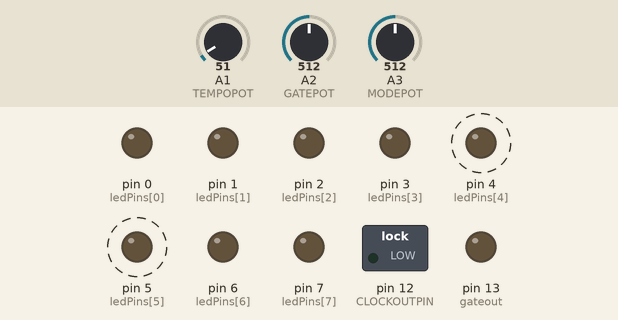
This sketch was run on a simulated Arduino Uno, built with avr-gcc and run on an emulated ATmega328P. Parts: switched loads named in the sketch (green lamp = pin HIGH), output pins drawn as LEDs (lit = HIGH). Dashed ring = blinking. Inputs (shaded band) come from the test bench; at power-on: A1 (TEMPOPOT) = 51, A2 (GATEPOT) = 512, A3 (MODEPOT) = 512.

Above: at 0.05 s.
1.3 s: A1 (TEMPOPOT) set to 30
At 1.74 s:
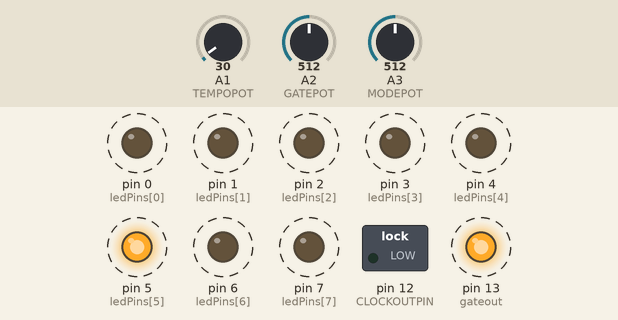
4.3 s: A2 (GATEPOT) set to 716
7.3 s: A1 (TEMPOPOT) set to 15
At 7.78 s:
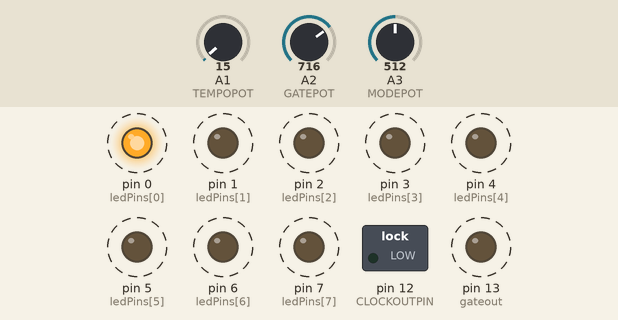
10.3 s: A1 (TEMPOPOT) set to 71
At 10.46 s:
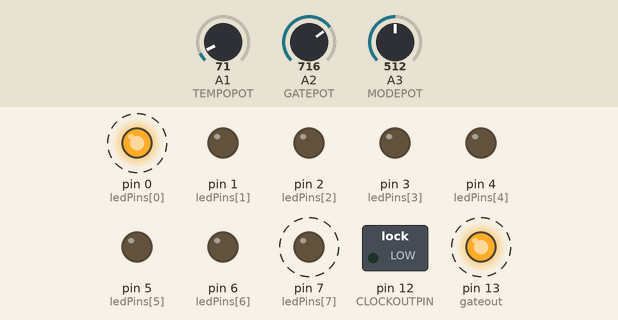
At 11.07 s:
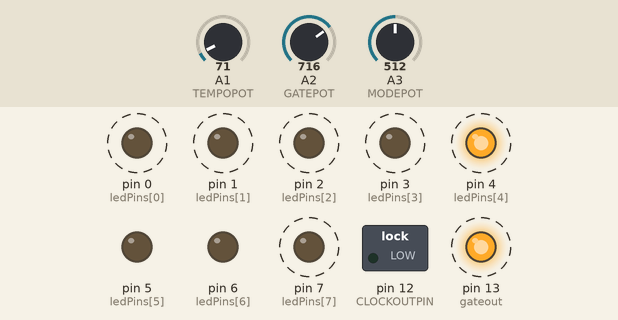
13.3 s: A1 (TEMPOPOT) set to 61
16.3 s: A2 (GATEPOT) set to 511
Timing chart, 0 to 20.3 s (numbered marks = the images above; inputs shaded):
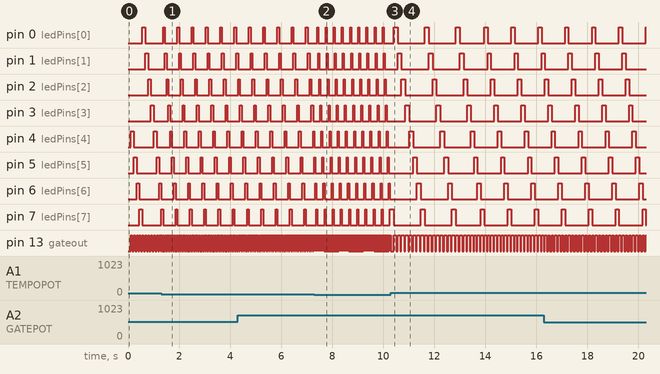

Measured:
- after the input at 1.3 s, pin 0 (ledPins[0]): alternates HIGH for 0.07 s and LOW for 0.49 s, starting after 0.07 s; pin 1 (ledPins[1]): alternates HIGH for 0.07 s and LOW for 0.49 s, starting after 0.14 s
- after the input at 7.3 s, pin 0 (ledPins[0]): alternates HIGH for 0.04 s and LOW for 0.28 s, starting after 0.12 s; pin 1 (ledPins[1]): alternates HIGH for 0.04 s and LOW for 0.28 s, starting after 0.16 s
- after the input at 10.3 s, pin 0 (ledPins[0]): alternates HIGH for 0.15 s and LOW for 1.1 s, starting after 0.11 s; pin 1 (ledPins[1]): alternates HIGH for 0.15 s and LOW for 1.1 s, starting after 0.27 s
- by itself, pin 4 (ledPins[4]), pin 5 (ledPins[5]): alternates HIGH for 0.11 s and LOW for 0.78 s
- by itself, pin 13 (gateout): alternates HIGH for 0.06 s and LOW for 0.06 s

The sketch:

baby8.ino
```cpp
#define TEMPOPOT (A1)
#define GATEPOT (A2)
#define MODEPOT (A3)
#define MODERATE (A4)

#define CLOCKINPIN (10)
#define CLOCKOUTPIN (12)


int gateout = 13;

int ledPins[] = {
  0,1,2,3,4,5,6,7
};
#define NV (8)

/* TEMPO pot is on pin A2
 *
 * == IDEAS ==
 * GATE time pot, to set gate time as a proportion of step time
 * NSTEPS pot - go down from 8 to 1 step (bit dull, could do in mode pot?)
 * 8/4 switch - switch between 1 cv for 8 steps or 2 cvs for 4 steps
 * MODE pot - ideas include:
 *    1: random seq;
 *    2: reverse seq;
 *    3: euclidean seq;
 *    4: syncopation;
 *    5: 1-4*7 then 5-8;.
 * PWM out on digital pins - might be an interesting way to build a weird LFO - would need rate, depth and shape switching
 *
 */


// See http://doitwireless.com/2014/06/26/8-bit-pseudo-random-number-generator/
uint8_t rnd()
{
  static uint8_t r = 0x23;
  uint8_t lsb = r & 1;
  r >>= 1;
  r ^= (-lsb) & 0xB8;
  return r;
}

uint8_t nextLED(uint8_t lastled, uint8_t mode){

  uint8_t led;
  switch(mode){
    case 1: //Random
      led = rnd()>>5;
      break;

    case 2: //Reverse
      if(lastled == 0)
        led = NV-1;
      else
        led = lastled-1;
      break;

    default: //0 and any number above the modes...
      if(lastled == NV-1)
        led=0;
      else
        led=lastled+1;

  }
  return led;
}


void setup() {
  // put your setup code here, to run once:
  for(int ll=0;ll<NV;ll++)pinMode(ledPins[ll], OUTPUT);
  pinMode(gateout,OUTPUT);
  pinMode(CLOCKINPIN,INPUT);
  pinMode(CLOCKOUTPIN,OUTPUT);

}


const float div1023 = 1.0/1023.0;

void loop() {
  static long t2,tgate,t1 = millis();
  static int tstep,gw,gstep;
  static char led = 3;
  bool gcheck;
  static bool inbeat;

  unsigned char mode=0;

  tstep = 10 + (2*analogRead(TEMPOPOT));
  gw = analogRead(GATEPOT);

  mode = analogRead(MODEPOT)>>7;

  tgate=t2=millis();

  //Close the gate
  gstep = tstep*((float)gw/1023);
  if((tgate-t1)>gstep){//(tstep/2)){
    digitalWrite(gateout, LOW);
  }

  //Increment the sequence
  if((t2-t1)>=tstep){
    gcheck=true;
    digitalWrite(gateout, HIGH);

    t1=t2;
    digitalWrite(ledPins[led], LOW);

    led = nextLED(led,mode);

    digitalWrite(ledPins[led], HIGH);
  }

}
```
